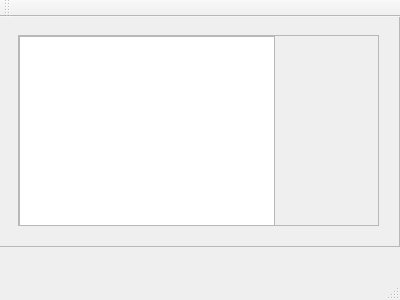
<?xml version="1.0" encoding="UTF-8"?>
<ui version="4.0">
 <class>MainWindow</class>
 <widget class="QMainWindow" name="MainWindow">
  <property name="geometry">
   <rect>
    <x>0</x>
    <y>0</y>
    <width>400</width>
    <height>300</height>
   </rect>
  </property>
  <property name="windowTitle">
   <string>MainWindow</string>
  </property>
  <property name="windowIcon">
   <iconset theme="normal">
    <normaloff>.</normaloff>
    <normalon>:/images/icon.png</normalon>.</iconset>
  </property>
  <widget class="QWidget" name="centralWidget">
   <widget class="QFrame" name="frame">
    <property name="geometry">
     <rect>
      <x>-1</x>
      <y>-1</y>
      <width>401</width>
      <height>231</height>
     </rect>
    </property>
    <property name="frameShape">
     <enum>QFrame::StyledPanel</enum>
    </property>
    <property name="frameShadow">
     <enum>QFrame::Raised</enum>
    </property>
    <widget class="QScrollArea" name="scrollArea">
     <property name="geometry">
      <rect>
       <x>19</x>
       <y>19</y>
       <width>361</width>
       <height>191</height>
      </rect>
     </property>
     <property name="widgetResizable">
      <bool>true</bool>
     </property>
     <widget class="QWidget" name="scrollAreaWidgetContents">
      <property name="geometry">
       <rect>
        <x>0</x>
        <y>0</y>
        <width>359</width>
        <height>189</height>
       </rect>
      </property>
      <widget class="QGraphicsView" name="graphicsView">
       <property name="geometry">
        <rect>
         <x>0</x>
         <y>0</y>
         <width>256</width>
         <height>192</height>
        </rect>
       </property>
      </widget>
     </widget>
    </widget>
   </widget>
  </widget>
  <widget class="QMenuBar" name="menuBar">
   <property name="geometry">
    <rect>
     <x>0</x>
     <y>0</y>
     <width>400</width>
     <height>23</height>
    </rect>
   </property>
  </widget>
  <widget class="QToolBar" name="mainToolBar">
   <attribute name="toolBarArea">
    <enum>TopToolBarArea</enum>
   </attribute>
   <attribute name="toolBarBreak">
    <bool>false</bool>
   </attribute>
  </widget>
  <widget class="QStatusBar" name="statusBar"/>
 </widget>
 <layoutdefault spacing="6" margin="11"/>
 <resources/>
 <connections/>
</ui>
